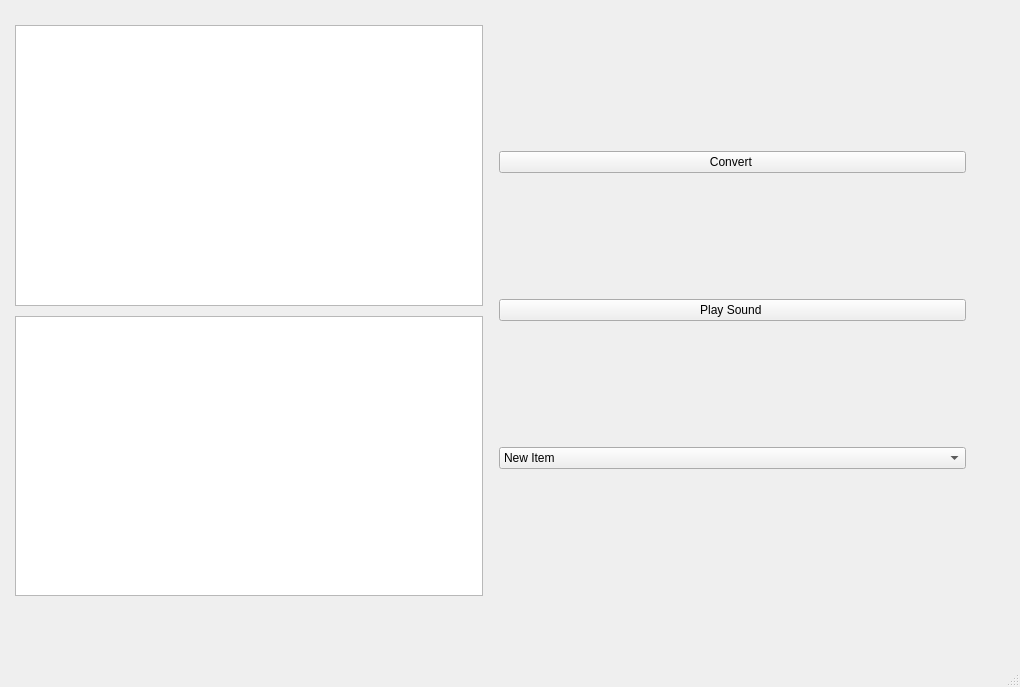
<?xml version="1.0" encoding="UTF-8"?>
<ui version="4.0">
 <class>MainWindow</class>
 <widget class="QMainWindow" name="MainWindow">
  <property name="geometry">
   <rect>
    <x>0</x>
    <y>0</y>
    <width>1020</width>
    <height>687</height>
   </rect>
  </property>
  <property name="windowTitle">
   <string>MainWindow</string>
  </property>
  <widget class="QWidget" name="centralwidget">
   <widget class="QWidget" name="horizontalLayoutWidget">
    <property name="geometry">
     <rect>
      <x>10</x>
      <y>20</y>
      <width>961</width>
      <height>581</height>
     </rect>
    </property>
    <layout class="QHBoxLayout" name="horizontalLayout" stretch="0,0">
     <property name="sizeConstraint">
      <enum>QLayout::SetDefaultConstraint</enum>
     </property>
     <item>
      <layout class="QVBoxLayout" name="verticalLayout_2" stretch="0,0">
       <property name="spacing">
        <number>10</number>
       </property>
       <property name="sizeConstraint">
        <enum>QLayout::SetNoConstraint</enum>
       </property>
       <property name="leftMargin">
        <number>5</number>
       </property>
       <property name="topMargin">
        <number>5</number>
       </property>
       <property name="rightMargin">
        <number>5</number>
       </property>
       <property name="bottomMargin">
        <number>5</number>
       </property>
       <item>
        <widget class="QTextEdit" name="Input"/>
       </item>
       <item>
        <widget class="QTextEdit" name="Output"/>
       </item>
      </layout>
     </item>
     <item>
      <layout class="QVBoxLayout" name="verticalLayout">
       <property name="spacing">
        <number>0</number>
       </property>
       <property name="sizeConstraint">
        <enum>QLayout::SetDefaultConstraint</enum>
       </property>
       <property name="leftMargin">
        <number>5</number>
       </property>
       <property name="topMargin">
        <number>5</number>
       </property>
       <property name="rightMargin">
        <number>5</number>
       </property>
       <property name="bottomMargin">
        <number>5</number>
       </property>
       <item>
        <widget class="QPushButton" name="submit">
         <property name="sizePolicy">
          <sizepolicy hsizetype="Expanding" vsizetype="Fixed">
           <horstretch>0</horstretch>
           <verstretch>0</verstretch>
          </sizepolicy>
         </property>
         <property name="text">
          <string>Convert </string>
         </property>
        </widget>
       </item>
       <item>
        <widget class="QPushButton" name="playsound">
         <property name="sizePolicy">
          <sizepolicy hsizetype="Expanding" vsizetype="Fixed">
           <horstretch>0</horstretch>
           <verstretch>0</verstretch>
          </sizepolicy>
         </property>
         <property name="text">
          <string>Play Sound </string>
         </property>
        </widget>
       </item>
       <item>
        <widget class="QComboBox" name="comboBox">
         <property name="sizePolicy">
          <sizepolicy hsizetype="Expanding" vsizetype="Fixed">
           <horstretch>0</horstretch>
           <verstretch>0</verstretch>
          </sizepolicy>
         </property>
         <property name="minimumSize">
          <size>
           <width>20</width>
           <height>20</height>
          </size>
         </property>
         <property name="currentText">
          <string>New Item</string>
         </property>
         <item>
          <property name="text">
           <string>New Item</string>
          </property>
         </item>
         <item>
          <property name="text">
           <string>New Item</string>
          </property>
         </item>
         <item>
          <property name="text">
           <string>New Item</string>
          </property>
         </item>
        </widget>
       </item>
      </layout>
     </item>
    </layout>
   </widget>
  </widget>
  <widget class="QStatusBar" name="statusbar"/>
 </widget>
 <resources/>
 <connections/>
</ui>
